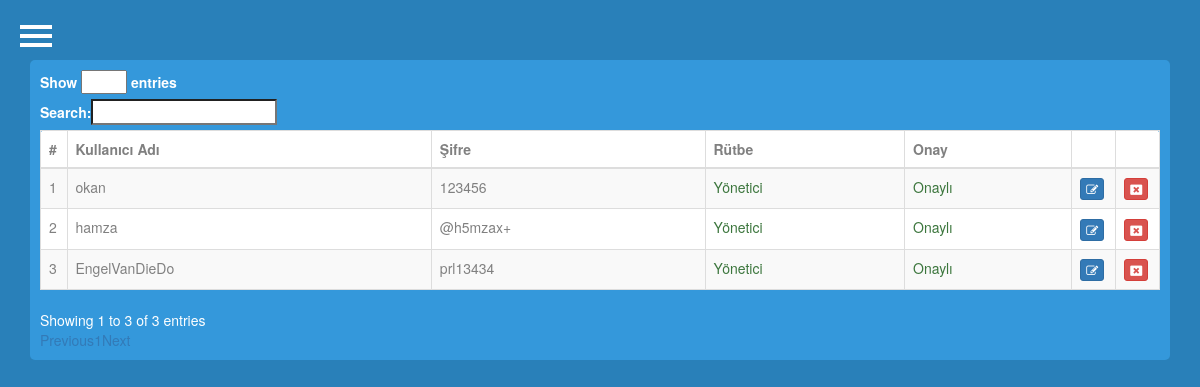
The app's page /sohbet/panel.php (signed in) with its own data.
### tables this page shows
CREATE TABLE `uye` (
  `id` int(11) NOT NULL,
  `uyeAdi` varchar(225) NOT NULL,
  `seoadi` varchar(250) NOT NULL,
  `sifre` varchar(225) NOT NULL,
  `rutbe` int(11) NOT NULL,
  `onay` int(11) NOT NULL,
  `krengi` varchar(7) NOT NULL,
  `yrengi` varchar(7) NOT NULL,
  `cinsiyet` int(11) NOT NULL,
  `hakkinda` varchar(250) NOT NULL,
  `profil_resmi` varchar(150) DEFAULT NULL,
  `il` varchar(100) NOT NULL,
  `ilce` varchar(100) NOT NULL,
  `sure` int(11) NOT NULL
);

### sohbet/class/BasicDB.php (called while the page is built, shortened)
<?php
class BasicDB extends \PDO
{
    private $sql;
    private $orderBy;
    public function from($tableName)
    {
        $this->sql = 'SELECT * FROM `' . $tableName . '`';
        return $this;
    }
    public function orderby($columnName, $sort = 'ASC')
    {
        $this->orderBy = ' ORDER BY ' . $columnName . ' ' . strtoupper($sort);
        return $this;
    }
    public function run()
    {
        $query = $this->generateQuery();
        return $query->fetchAll(parent::FETCH_ASSOC);
    }
    public function generateQuery()
    {
        if ($this->orderBy) {
            $this->sql .= $this->orderBy;
            $this->orderBy = null;
        }
        $query = $this->query($this->sql);
        return $query;
    }
}

### sohbet/panel.php (the view, shortened to what this page needs)
<?php
require_once "class/BasicDB.php";
require_once "baglan.php";
?>
<?php if (@$_SESSION["oturum"] and $_SESSION["rutbe"] == 1) { ?>
<!DOCTYPE html>
<html lang="tr">
	<head>
		<link rel="stylesheet" href="//maxcdn.bootstrapcdn.com/bootstrap/3.3.7/css/bootstrap.min.css">
    	<link rel="stylesheet" href="sweetalert/sweetalert.css">
		<link rel="stylesheet" type="text/css" href="css/hamburger.css">
	    <link rel="stylesheet" href="//cdn.datatables.net/1.10.12/css/dataTables.bootstrap.min.css">
	</head>
	<body>
    <div id="wrapper">
        <div id="page-content-wrapper">
            <button type="button" class="hamburger is-closed" data-toggle="offcanvas">
                <span class="hamb-top"></span>
    			<span class="hamb-middle"></span>
				<span class="hamb-bottom"></span>
            </button>
			<div class="container" style="padding-top:60px;">
	            <div class="table-responsive" style="background-color: #3498db; color:white; border-radius: 5px; padding:10px;">
	                <table id="example" class="table table-bordered table-hover table-striped" style="background-color: white; border-radius: 5px; color:gray;">
	                    <thead>
	                        <tr>
	                        	<th width="2%">#</th>
	                            <th>Kullanıcı Adı</th>
	                            <th>Şifre</th>
	                            <th>Rütbe</th>
	                            <th>Onay</th>
	                            <th width="2%"></th>
	                            <th width="2%"></th>
	                        </tr>
	                    </thead>
	                    <tbody>
	                    <?php
	                    $query = $db->from('uye')
	                    ->orderby('rutbe', 'desc')
	                       ->run();
	                    if ( $query ){
	                      foreach ( $query as $uye ){
	                        echo '<tr>
	                        	<td></td>
	                            <td>'.$uye["uyeAdi"].'</td>
	                            <td>'.$uye["sifre"].'</td>';
	                        echo $uye["rutbe"] == 1 ? '<td class="text-success">Yönetici</td>' : '<td class="text-danger">Üye</td>';
	                        echo $uye["onay"] == 1 ? '<td class="text-success">Onaylı</td>' : '<td class="text-danger">Onaysız</td>';
	                        echo '<td>
	                                <form action="panel-duzenle.php" method="post">
	                                    <input type="hidden" name="id" value="'.$uye["id"].'">
	                                    <input type="hidden" name="kadi" value="'.$uye["uyeAdi"].'">
	                                    <input type="hidden" name="sifre" value="'.$uye["sifre"].'">
	                                    <input type="hidden" name="rutbe" value="'.$uye["rutbe"].'">
	                                    <input type="hidden" name="onay" value="'.$uye["onay"].'">
	                                    <button class="btn btn-primary btn-xs" type="submit" name="duzenle"><i class="fa fa-pencil-square-o"></i></b>
	                                </form>
	                            </td>
	                            <td>
	                                <form action="" onsubmit="return false;">
	                                <input type="hidden" id="id" name="id" value="'.$uye["id"].'">
	                                <button class="btn btn-danger btn-xs" type="submit"><i class="fa fa-window-close"></i></button>
	                                </form>
	                            </td></tr>';
	                      }
	                    }
	                    ?>
	                    </tbody>
	                </table>
	            </div>
			</div>
        </div>
    </div>
	</body>
</html>
<?php }else { header('Location:index.php');}?>

### sohbet/css/hamburger.css (style rules this page uses)
body { position: relative; overflow-x: hidden; }
body, html { height: 100%; }
#wrapper { padding-left: 0; -webkit-transition: all 0.5s ease; -moz-transition: all 0.5s ease; -o-transition: all 0.5s ease; transition: all 0.5s ease; }
#page-content-wrapper { width: 100%; }
.hamburger { position: fixed; top: 20px; z-index: 999; display: block; width: 32px; height: 32px; margin-left: 20px; background: transparent; border: none; }
.hamburger.is-closed:before { content: ''; display: block; width: 100px; font-size: 14px; color: #fff; line-height: 32px; text-align: center; opacity: 0; -webkit-transform: translate3d(0,0,0); -webkit-transition: all .35s ease-in-out; }
.hamburger.is-closed .hamb-top, .hamburger.is-closed .hamb-middle, .hamburger.is-closed .hamb-bottom, .hamburger.is-open .hamb-top, .hamburger.is-open .hamb-middle, .hamburger.is-open .hamb-bottom { position: absolute; left: 0; height: 4px; width: 100%; }
.hamburger.is-closed .hamb-top, .hamburger.is-closed .hamb-middle, .hamburger.is-closed .hamb-bottom { background-color: white; }
.hamburger.is-closed .hamb-top { top: 5px; -webkit-transition: all .35s ease-in-out; }
.hamburger.is-closed .hamb-middle { top: 50%; margin-top: -2px; }
.hamburger.is-closed .hamb-bottom { bottom: 5px; -webkit-transition: all .35s ease-in-out; }

### sohbet/panel.php (style rules this page uses)
body { background-color: #2980b9; }

### records on screen
uye: uyeAdi "okan", sifre "123456", rutbe "Yönetici", onay "Onaylı"
uye: uyeAdi "hamza", sifre "@h5mzax+", rutbe "Yönetici", onay "Onaylı"
uye: uyeAdi "EngelVanDieDo", sifre "prl13434", rutbe "Yönetici", onay "Onaylı"
